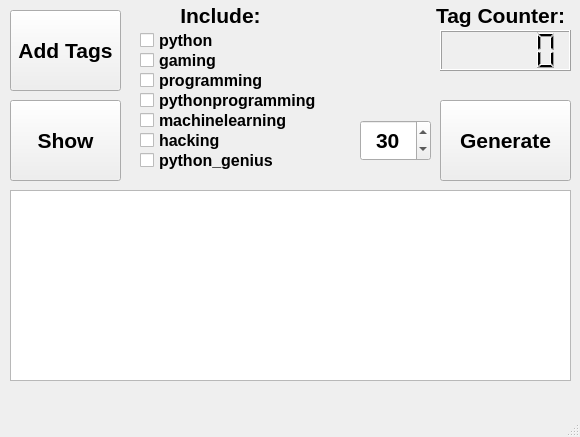
<?xml version="1.0" encoding="UTF-8"?>
<ui version="4.0">
 <class>MainWindow</class>
 <widget class="QMainWindow" name="MainWindow">
  <property name="geometry">
   <rect>
    <x>0</x>
    <y>0</y>
    <width>580</width>
    <height>437</height>
   </rect>
  </property>
  <property name="windowTitle">
   <string>MainWindow</string>
  </property>
  <widget class="QWidget" name="centralwidget">
   <widget class="QPushButton" name="button_add">
    <property name="geometry">
     <rect>
      <x>10</x>
      <y>10</y>
      <width>111</width>
      <height>81</height>
     </rect>
    </property>
    <property name="font">
     <font>
      <pointsize>16</pointsize>
      <weight>75</weight>
      <bold>true</bold>
     </font>
    </property>
    <property name="text">
     <string>Add Tags</string>
    </property>
   </widget>
   <widget class="QPushButton" name="button_show">
    <property name="geometry">
     <rect>
      <x>10</x>
      <y>100</y>
      <width>111</width>
      <height>81</height>
     </rect>
    </property>
    <property name="font">
     <font>
      <pointsize>16</pointsize>
      <weight>75</weight>
      <bold>true</bold>
     </font>
    </property>
    <property name="text">
     <string>Show</string>
    </property>
   </widget>
   <widget class="QPushButton" name="button_generate">
    <property name="geometry">
     <rect>
      <x>440</x>
      <y>100</y>
      <width>131</width>
      <height>81</height>
     </rect>
    </property>
    <property name="font">
     <font>
      <pointsize>16</pointsize>
      <weight>75</weight>
      <bold>true</bold>
     </font>
    </property>
    <property name="text">
     <string>Generate</string>
    </property>
   </widget>
   <widget class="QLabel" name="label_tagCount">
    <property name="geometry">
     <rect>
      <x>430</x>
      <y>0</y>
      <width>141</width>
      <height>31</height>
     </rect>
    </property>
    <property name="font">
     <font>
      <pointsize>16</pointsize>
      <weight>75</weight>
      <bold>true</bold>
     </font>
    </property>
    <property name="text">
     <string>Tag Counter:</string>
    </property>
    <property name="alignment">
     <set>Qt::AlignCenter</set>
    </property>
   </widget>
   <widget class="QLCDNumber" name="lcd_tagCount">
    <property name="geometry">
     <rect>
      <x>440</x>
      <y>30</y>
      <width>131</width>
      <height>41</height>
     </rect>
    </property>
   </widget>
   <widget class="QSpinBox" name="spin_tagAmount">
    <property name="geometry">
     <rect>
      <x>360</x>
      <y>120</y>
      <width>71</width>
      <height>41</height>
     </rect>
    </property>
    <property name="font">
     <font>
      <pointsize>16</pointsize>
      <weight>75</weight>
      <bold>true</bold>
     </font>
    </property>
    <property name="alignment">
     <set>Qt::AlignCenter</set>
    </property>
    <property name="minimum">
     <number>1</number>
    </property>
    <property name="maximum">
     <number>999</number>
    </property>
    <property name="value">
     <number>30</number>
    </property>
   </widget>
   <widget class="QLabel" name="label_include">
    <property name="geometry">
     <rect>
      <x>150</x>
      <y>0</y>
      <width>141</width>
      <height>31</height>
     </rect>
    </property>
    <property name="font">
     <font>
      <pointsize>16</pointsize>
      <weight>75</weight>
      <bold>true</bold>
     </font>
    </property>
    <property name="text">
     <string>Include:</string>
    </property>
    <property name="alignment">
     <set>Qt::AlignCenter</set>
    </property>
   </widget>
   <widget class="QCheckBox" name="check_pythonprogramming">
    <property name="geometry">
     <rect>
      <x>140</x>
      <y>90</y>
      <width>191</width>
      <height>21</height>
     </rect>
    </property>
    <property name="font">
     <font>
      <pointsize>12</pointsize>
      <weight>75</weight>
      <bold>true</bold>
     </font>
    </property>
    <property name="text">
     <string>pythonprogramming</string>
    </property>
   </widget>
   <widget class="QCheckBox" name="check_programming">
    <property name="geometry">
     <rect>
      <x>140</x>
      <y>70</y>
      <width>191</width>
      <height>21</height>
     </rect>
    </property>
    <property name="font">
     <font>
      <pointsize>12</pointsize>
      <weight>75</weight>
      <bold>true</bold>
     </font>
    </property>
    <property name="text">
     <string>programming</string>
    </property>
   </widget>
   <widget class="QCheckBox" name="check_gaming">
    <property name="geometry">
     <rect>
      <x>140</x>
      <y>50</y>
      <width>191</width>
      <height>21</height>
     </rect>
    </property>
    <property name="font">
     <font>
      <pointsize>12</pointsize>
      <weight>75</weight>
      <bold>true</bold>
     </font>
    </property>
    <property name="text">
     <string>gaming</string>
    </property>
   </widget>
   <widget class="QCheckBox" name="check_machinelearning">
    <property name="geometry">
     <rect>
      <x>140</x>
      <y>110</y>
      <width>191</width>
      <height>21</height>
     </rect>
    </property>
    <property name="font">
     <font>
      <pointsize>12</pointsize>
      <weight>75</weight>
      <bold>true</bold>
     </font>
    </property>
    <property name="text">
     <string>machinelearning</string>
    </property>
   </widget>
   <widget class="QCheckBox" name="check_python">
    <property name="geometry">
     <rect>
      <x>140</x>
      <y>30</y>
      <width>191</width>
      <height>21</height>
     </rect>
    </property>
    <property name="font">
     <font>
      <pointsize>12</pointsize>
      <weight>75</weight>
      <bold>true</bold>
     </font>
    </property>
    <property name="text">
     <string>python</string>
    </property>
   </widget>
   <widget class="QCheckBox" name="check_python_genius">
    <property name="geometry">
     <rect>
      <x>140</x>
      <y>150</y>
      <width>191</width>
      <height>21</height>
     </rect>
    </property>
    <property name="font">
     <font>
      <pointsize>12</pointsize>
      <weight>75</weight>
      <bold>true</bold>
     </font>
    </property>
    <property name="text">
     <string>python_genius</string>
    </property>
   </widget>
   <widget class="QCheckBox" name="check_hacking">
    <property name="geometry">
     <rect>
      <x>140</x>
      <y>130</y>
      <width>191</width>
      <height>21</height>
     </rect>
    </property>
    <property name="font">
     <font>
      <pointsize>12</pointsize>
      <weight>75</weight>
      <bold>true</bold>
     </font>
    </property>
    <property name="text">
     <string>hacking</string>
    </property>
   </widget>
   <widget class="QTextEdit" name="text_tags">
    <property name="geometry">
     <rect>
      <x>10</x>
      <y>190</y>
      <width>561</width>
      <height>191</height>
     </rect>
    </property>
   </widget>
  </widget>
  <widget class="QMenuBar" name="menubar">
   <property name="geometry">
    <rect>
     <x>0</x>
     <y>0</y>
     <width>580</width>
     <height>21</height>
    </rect>
   </property>
  </widget>
  <widget class="QStatusBar" name="statusbar"/>
 </widget>
 <resources/>
 <connections/>
</ui>
